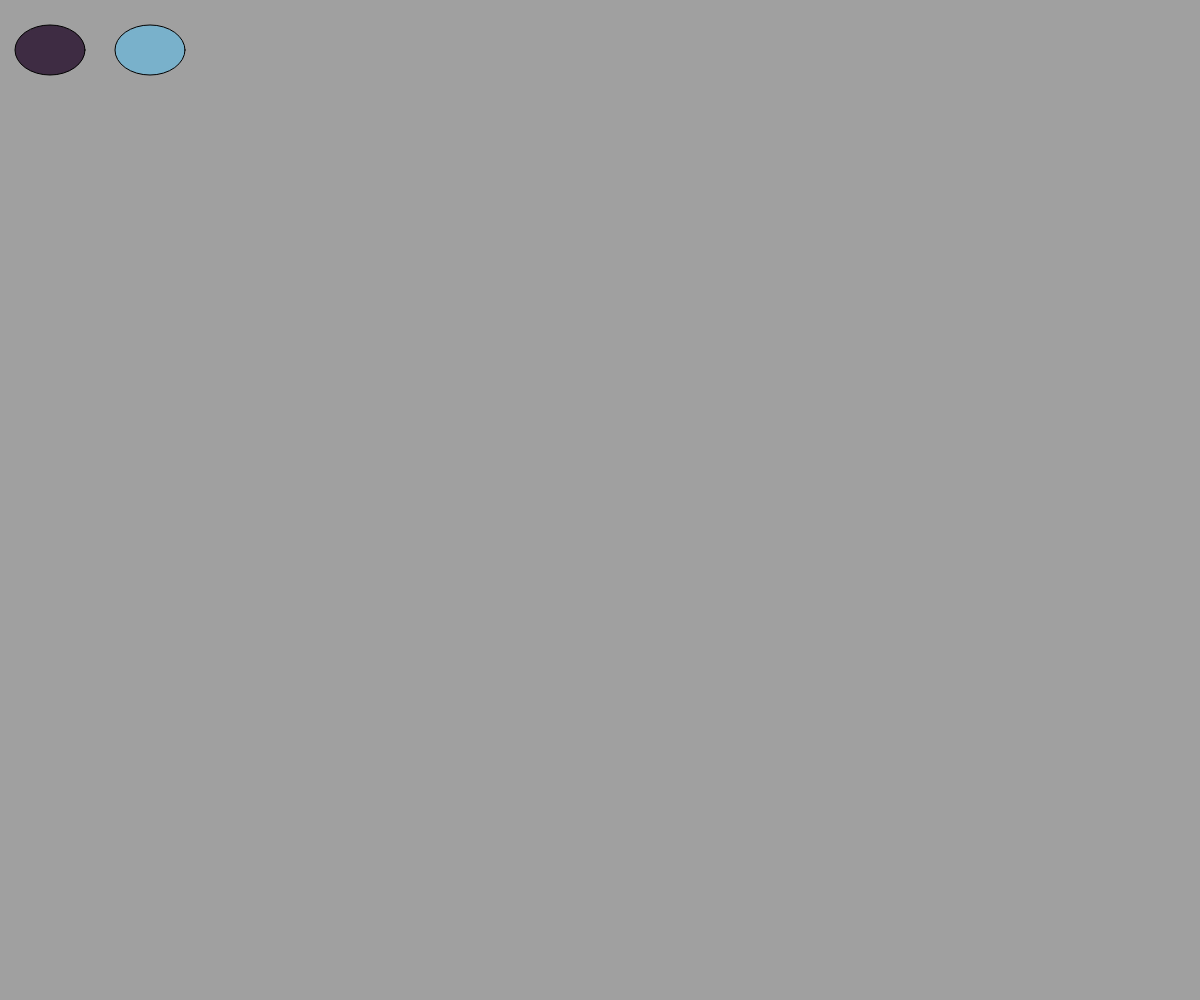
Frame 1 (no input)
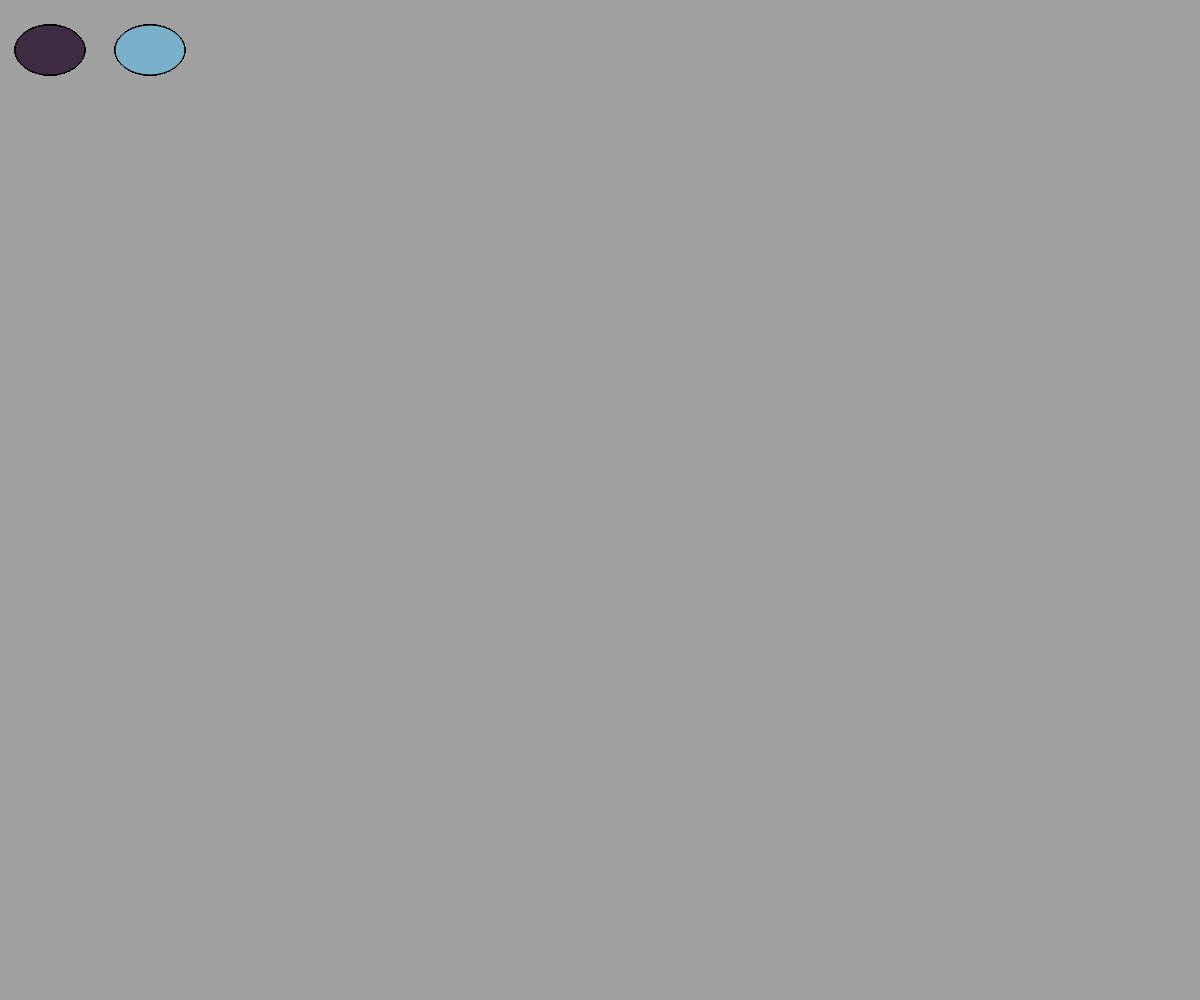
Frame 60 (no input)
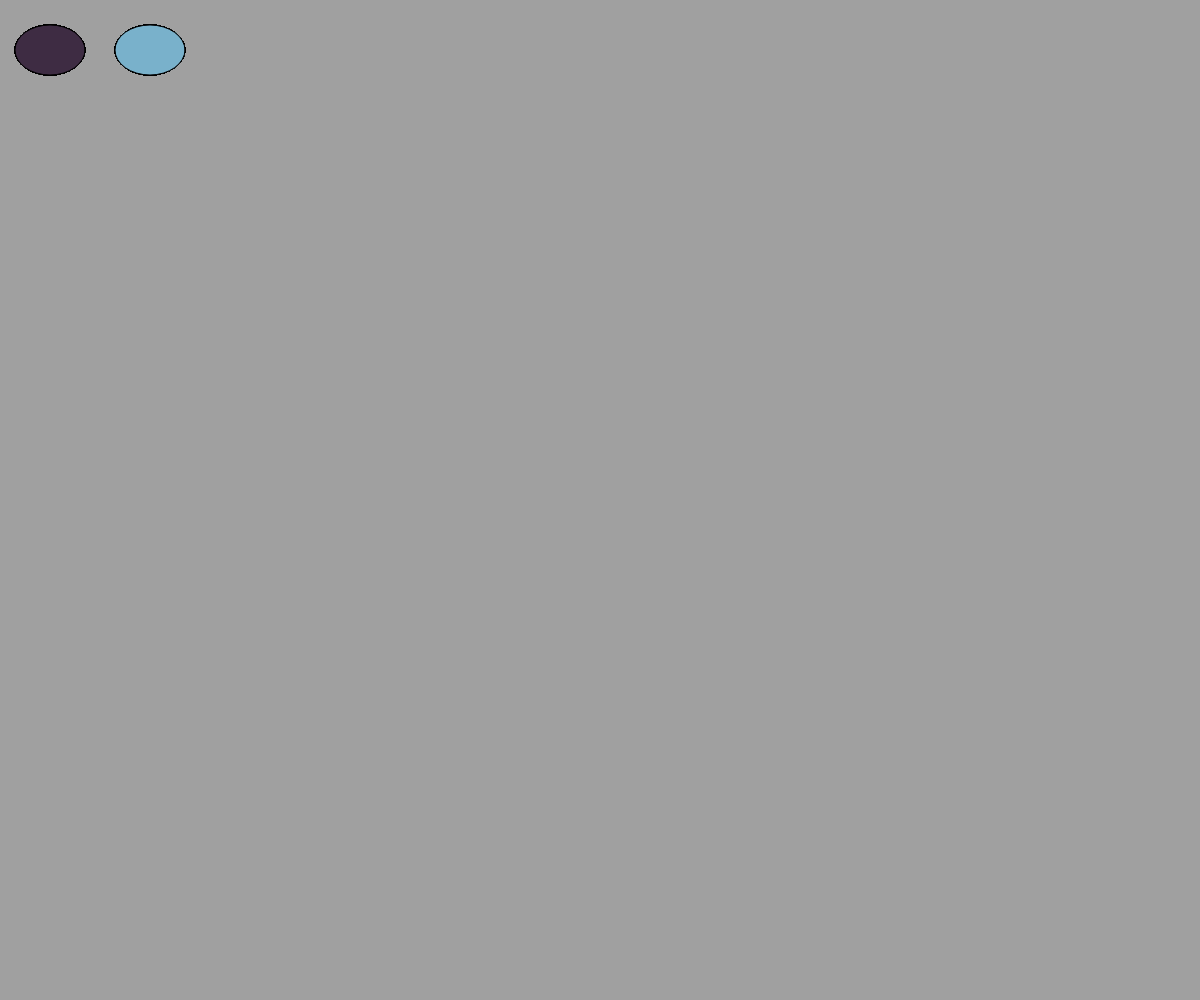
Frame 120 (the mouse pressed at the canvas centre since frame 60)

The p5.js sketch that drew these frames (run headless with seeded random() and noise() and a simulated clock; from frame 60 on, the mouse is pressed at the canvas centre):

// p5.js sketch
// ── sketch.js
// smoot & noSmoot

var color1, color2, color3, color4;

function setup() {
  createCanvas(window.innerWidth, window.innerHeight);
  background(160);
  color1 = color(random(255),random(255),random(255));
  color2 = color(random(255),random(255),random(255));
  color3 = color(random(255),random(255),random(255));
  color4 = color(random(255),random(255),random(255));
};

function draw() {
  fill(color3);
  smooth()
  ellipse(50,50,70,50);

  fill(color4);
  noSmooth()
  ellipse(150,50,70,50);
};
